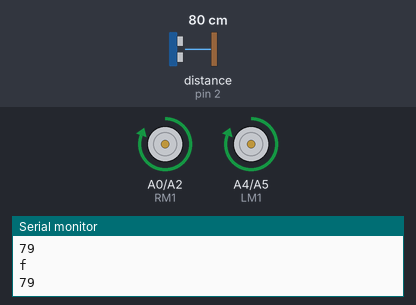
Recording of a sketch running on a simulated Arduino Uno, built with avr-gcc and run on an emulated ATmega328P. Shown: motor-driver pin pairs drawn as motors (green arrow = first pin HIGH = forward, orange = second pin HIGH = backward, longer = more drive), the last lines printed to the serial monitor. Wiring (inferred from the names in the program): ultrasonic range finder: trigger pin 4; echo pin 2. Inputs (shaded band) come from the test bench; at power-on: distance to the obstacle (sensor on pin 2) 80 cm. The echo pulse lasts 58.3 µs per cm; random numbers use the default seed unless the sketch sets one.

Above: at 2.0 s.
2.1 s: distance to the obstacle (sensor on pin 2) set to 18 cm
3.6 s: distance to the obstacle (sensor on pin 2) set to 15 cm
At 4.0 s:
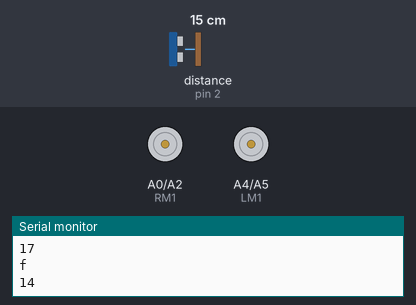
At 4.5 s:
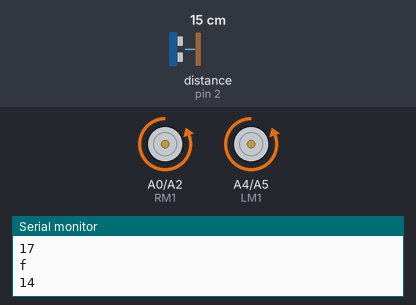
Timing chart, 0 to 12.6 s (numbered marks = the images above; inputs shaded):
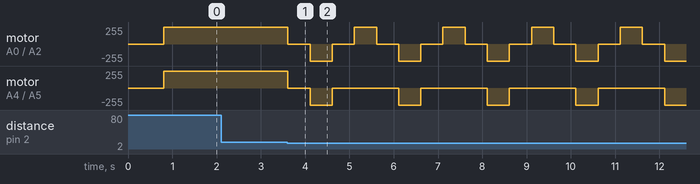

The sketch:

ob.ino
```cpp
const int RM1 = A0;
const int RM2 = A2;
const int LM1 =A4 ;
const int LM2 =A5;
const int trigPin =4;
const int echoPin =2;
void setup() {
  delay(random(500,2000));
  Serial.begin(9600);
  pinMode(trigPin, OUTPUT);
  pinMode(echoPin, INPUT);
  pinMode (RM1, OUTPUT);
  pinMode (RM2, OUTPUT);
  pinMode (LM1, OUTPUT);
  pinMode (LM2, OUTPUT);
}
  long duration, distance;
void loop() {
   digitalWrite(trigPin, LOW);
  delayMicroseconds(2);
  digitalWrite(trigPin, HIGH);

  delayMicroseconds(10);
  digitalWrite(trigPin, LOW);
  duration = pulseIn(echoPin, HIGH);
  distance = duration/58.2;
    Serial.println(distance);
 if (distance > 15)
  {
    digitalWrite(RM1, HIGH);                    // move forward
    digitalWrite(RM2, LOW);
    digitalWrite(LM1, HIGH);
    digitalWrite(LM2, LOW);
    Serial.println("f");
  }

 else
  {
    digitalWrite(RM1, LOW);  //Stop
    digitalWrite(RM2, LOW);
    digitalWrite(LM1, LOW);
    digitalWrite(LM2, LOW);
    delay(500);
    digitalWrite(RM1, LOW);      //movebackword
    digitalWrite(RM2, HIGH);
    digitalWrite(LM1, LOW);
    digitalWrite(LM2, HIGH);
    delay(500);
    digitalWrite(RM1, LOW);  //Stop
    digitalWrite(RM2, LOW);
    digitalWrite(LM1, LOW);
    digitalWrite(LM2, LOW);
    delay(500);
    digitalWrite(RM1, HIGH);
    digitalWrite(RM2, LOW);
    digitalWrite(LM1, LOW);
    digitalWrite(LM2, LOW);
    delay(500);
  }}
```

Measured:
- the behaviour switches between 17 and 16 cm on distance to the obstacle (sensor on pin 2) (found by bisection; images 0 and 1)
- after the input at 3.6 s, motor on A0 (RM1) / A2 (RM2): forward 255/255 → stopped at once, then repeats every 2.0 s: backward 255/255 0.50 s, stopped 0.50 s, forward 255/255 0.50 s, stopped 0.50 s; motor on A4 (LM1) / A5 (LM2): forward 255/255 → stopped at once, then repeats every 2.0 s: backward 255/255 0.50 s, stopped 1.5 s
